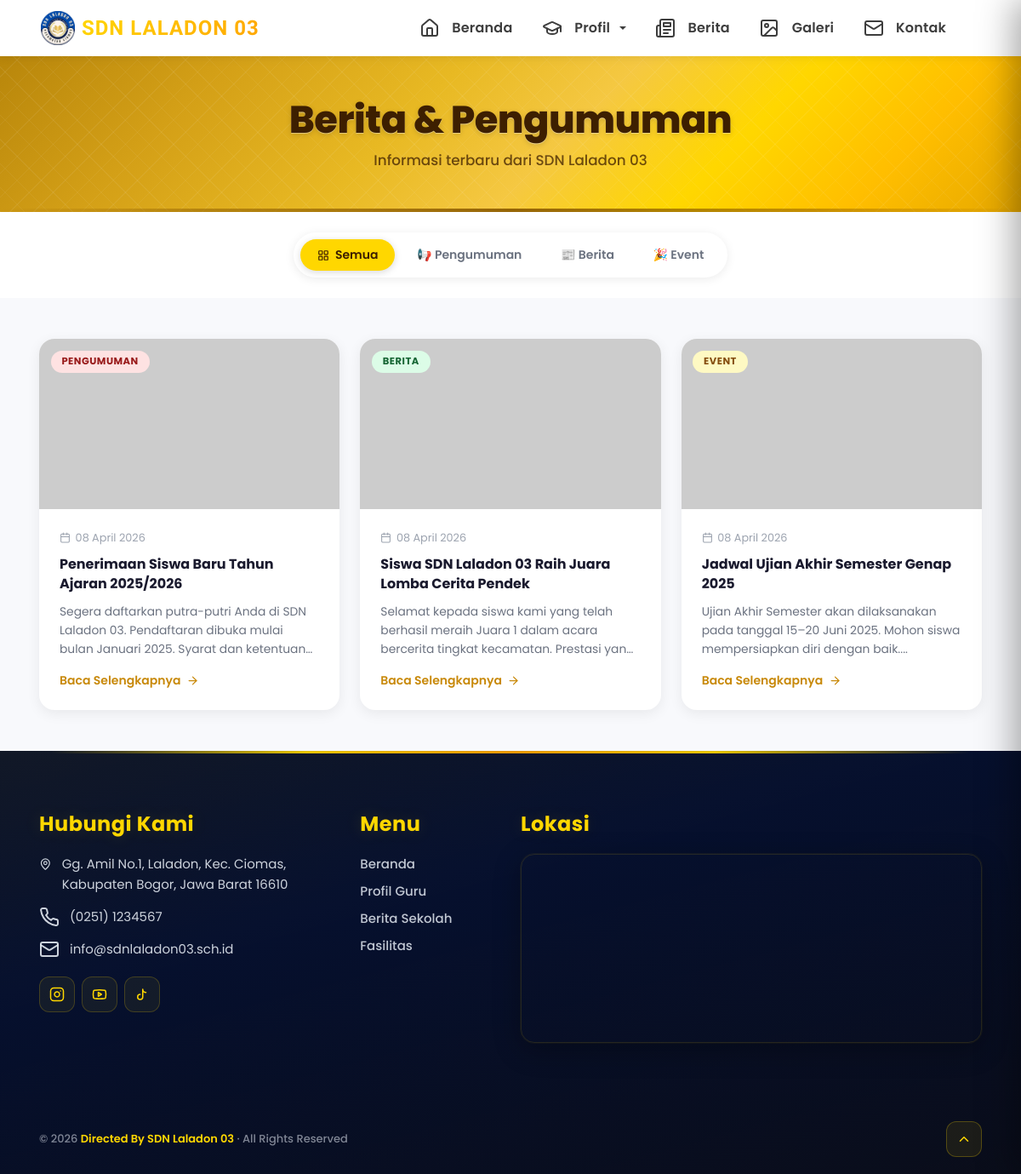
The page /laladon/berita.php on the database its author committed.
### tables this page shows
CREATE TABLE IF NOT EXISTS announcements (
    id           INT AUTO_INCREMENT PRIMARY KEY,
    title        VARCHAR(255) NOT NULL,
    content      TEXT NOT NULL,
    category     ENUM('pengumuman', 'berita', 'event') DEFAULT 'pengumuman',
    image        VARCHAR(255) DEFAULT 'https://placehold.co/600x400/34495e/ffffff?text=Berita',
    is_published TINYINT(1) DEFAULT 1,
    created_at   TIMESTAMP DEFAULT CURRENT_TIMESTAMP
);

### laladon/berita.php (the view, shortened to what this page needs)
<?php
include 'koneksi.php';
include 'header.php';
$category_filter = isset($_GET['category']) ? mysqli_real_escape_string($koneksi, $_GET['category']) : '';
if ($category_filter) {
    $query = "SELECT * FROM announcements WHERE is_published=1 AND category='$category_filter' ORDER BY created_at DESC";
} else {
    $query = "SELECT * FROM announcements WHERE is_published=1 ORDER BY created_at DESC";
}
$result = mysqli_query($koneksi, $query);
function getCatClass($cat) {
    return match($cat) {
        'pengumuman' => 'pengumuman',
        'berita'     => 'berita',
        'event'      => 'event',
        default      => 'berita'
    };
}
function getCatLabel($cat) {
    return match($cat) {
        'pengumuman' => 'Pengumuman',
        'berita'     => 'Berita',
        'event'      => 'Event',
        default      => 'Berita'
    };
}
?>
<section class="page-header">
    <div class="container">
        <div class="row py-5">
            <div class="col-12 text-center">
                <h1 class="page-header-title">Berita & Pengumuman</h1>
                <p class="page-header-subtitle">Informasi terbaru dari SDN Laladon 03</p>
            </div>
        </div>
    </div>
</section>
<section class="py-4 bg-white">
    <div class="container">
        <div class="text-center">
            <div class="news-filter-bar">
                <a href="berita.php" class="news-filter-btn <?php echo !$category_filter ? 'active' : ''; ?>">
                    <i data-lucide="layout-grid" style="width:14px;height:14px;display:inline-block;vertical-align:middle;margin-right:4px;"></i> Semua
                </a>
                <a href="berita.php?category=pengumuman" class="news-filter-btn <?php echo $category_filter == 'pengumuman' ? 'active' : ''; ?>">
                    📢 Pengumuman
                </a>
                <a href="berita.php?category=berita" class="news-filter-btn <?php echo $category_filter == 'berita' ? 'active' : ''; ?>">
                    📰 Berita
                </a>
                <a href="berita.php?category=event" class="news-filter-btn <?php echo $category_filter == 'event' ? 'active' : ''; ?>">
                    🎉 Event
                </a>
            </div>
        </div>
    </div>
</section>
<section class="py-5" style="background-color:#f8f9fc;">
    <div class="container">
        <?php if (mysqli_num_rows($result) > 0): ?>
            <div class="row g-4">
                <?php
                $delay = 1;
                while ($row = mysqli_fetch_assoc($result)):
                    $cat_class = getCatClass($row['category']);
                    $cat_label = getCatLabel($row['category']);
                ?>
                <div class="col-md-6 col-lg-4 fade-delay-<?php echo min($delay, 4); ?>">
                    <div class="news-card-modern">
                        <div class="img-wrap">
                            <img src="<?php echo htmlspecialchars($row['image']); ?>" alt="<?php echo htmlspecialchars($row['title']); ?>">
                            <span class="news-cat-badge <?php echo $cat_class; ?>"><?php echo $cat_label; ?></span>
                        </div>
                        <div class="news-card-content">
                            <div class="news-card-date">
                                <i data-lucide="calendar" style="width:13px;height:13px;"></i>
                                <?php echo date('d F Y', strtotime($row['created_at'])); ?>
                            </div>
                            <h5 class="news-card-title"><?php echo htmlspecialchars($row['title']); ?></h5>
                            <p class="news-card-excerpt"><?php echo htmlspecialchars(substr(strip_tags($row['content']), 0, 120)); ?>...</p>
                            <a href="berita_detail.php?id=<?php echo $row['id']; ?>" class="news-read-more">
                                Baca Selengkapnya
                                <i data-lucide="arrow-right" style="width:15px;height:15px;"></i>
                            </a>
                        </div>
                    </div>
                </div>
                <?php
                    $delay++;
                endwhile;
                ?>
            </div>
        <?php endif; ?>
    </div>
</section>
<?php include 'footer.php'; ?>

### laladon/css/main.css (style rules this page uses)
:root { --gold: #FFD700; --gold-dark: #FFA500; --gold-deep: #e6a800; --gold-amber: #c8890a; --navy: #1a1a2e; --navy-mid: #16213e; --dark-text: #3d1f00; --gray-light: #f8f9fa; --gray-mid: #6b7280; --gray-border: #f3f4f6; --shadow-sm: 0 2px 10px rgba(0,0,0,0.08); --shadow-md: 0 4px 20px rgba(0,0,0,0.08); --shadow-lg: 0 16px 40px rgba(0,0,0,0.12); --transition-base: 0.3s ease; --transition-fast: 0.2s ease; }
html { scroll-behavior: smooth; }
body { font-family: 'Poppins', sans-serif; background-color: var(--gray-light); overflow-x: hidden; }
img { max-width: 100%; height: auto; display: block; }
section { margin: 0; padding: 0; }
.page-header { position: relative; overflow: hidden; background: linear-gradient(135deg, #b8860b 0%, #d4a017 20%, #e8b923 40%, #f5c842 55%, var(--gold) 70%, #ffbe00 85%, var(--gold-deep) 100% ); color: var(--dark-text); padding: 0; }
.page-header::before { content: ''; position: absolute; inset: 0; background-image: repeating-linear-gradient( 45deg, rgba(255, 255, 255, 0.06) 0px, rgba(255, 255, 255, 0.06) 1px, transparent 1px, transparent 20px ), repeating-linear-gradient( -45deg, rgba(255, 255, 255, 0.06) 0px, rgba(255, 255, 255, 0.06) 1px, transparent 1px, transparent 20px ); pointer-events: none; }
.page-header::after { content: ''; position: absolute; bottom: 0; left: 0; width: 100%; height: 4px; background: linear-gradient(90deg, transparent 0%, rgba(139, 90, 0, 0.5) 20%, rgba(139, 90, 0, 0.9) 50%, rgba(139, 90, 0, 0.5) 80%, transparent 100% ); }
.page-header .container { position: relative; z-index: 2; }
.page-header-title { font-size: clamp(1.8rem, 4vw, 2.8rem); font-weight: 800; color: var(--dark-text); margin-bottom: 0.5rem; text-shadow: 0 1px 0 rgba(255, 255, 255, 0.4), 0 2px 6px rgba(0, 0, 0, 0.15); letter-spacing: -0.5px; }
.page-header-subtitle { font-size: 1.05rem; font-weight: 500; color: rgba(61, 31, 0, 0.75); margin-bottom: 0; }
.news-filter-bar { background: #fff; border-radius: 50px; padding: 0.5rem; display: inline-flex; gap: 0.35rem; box-shadow: 0 2px 12px rgba(0,0,0,0.08); flex-wrap: wrap; justify-content: center; }
.news-filter-btn { border: none; border-radius: 50px; padding: 0.5rem 1.25rem; font-size: 0.875rem; font-weight: 600; cursor: pointer; transition: all 0.25s ease; text-decoration: none; color: var(--gray-mid); background: transparent; }
.news-filter-btn.active { background: var(--gold); color: var(--dark-text); box-shadow: 0 2px 8px rgba(0,0,0,0.15); }
.news-card-modern { background: #fff; border-radius: 18px; overflow: hidden; box-shadow: 0 4px 16px rgba(0,0,0,0.07); transition: transform var(--transition-base), box-shadow var(--transition-base); height: 100%; display: flex; flex-direction: column; }
.news-card-modern .img-wrap { position: relative; overflow: hidden; height: 200px; flex-shrink: 0; }
.news-card-modern .img-wrap img { width: 100%; height: 100%; object-fit: cover; transition: transform 0.4s; }
.news-cat-badge { position: absolute; top: 0.85rem; left: 0.85rem; font-size: 0.72rem; font-weight: 700; padding: 0.3rem 0.8rem; border-radius: 50px; letter-spacing: 0.5px; text-transform: uppercase; }
.news-cat-badge.pengumuman { background: #fee2e2; color: #991b1b; }
.news-cat-badge.berita { background: #dcfce7; color: #166534; }
.news-cat-badge.event { background: #fef9c3; color: #854d0e; }
.news-card-content { padding: 1.5rem; display: flex; flex-direction: column; flex: 1; }
.news-card-date { font-size: 0.8rem; color: #9ca3af; display: flex; align-items: center; gap: 0.35rem; margin-bottom: 0.6rem; }
.news-card-title { font-size: 1rem; font-weight: 700; color: var(--navy); line-height: 1.45; margin-bottom: 0.6rem; display: -webkit-box; -webkit-line-clamp: 2; line-clamp: 2; -webkit-box-orient: vertical; overflow: hidden; }
.news-card-excerpt { font-size: 0.865rem; color: var(--gray-mid); line-height: 1.6; flex: 1; display: -webkit-box; -webkit-line-clamp: 3; line-clamp: 3; -webkit-box-orient: vertical; overflow: hidden; margin-bottom: 1rem; }
.news-read-more { display: inline-flex; align-items: center; gap: 0.4rem; font-size: 0.875rem; font-weight: 600; color: var(--gold-amber); text-decoration: none; margin-top: auto; transition: gap var(--transition-fast); }

### laladon/css/responsive.css (style rules this page uses)
.container, .container-fluid { width: 100%; padding-left: 1rem; padding-right: 1rem; box-sizing: border-box; }
section { overflow-x: hidden; }

### rows shown on the page
announcements: category "PENGUMUMAN", created_at "08 April 2026", title "Penerimaan Siswa Baru Tahun Ajaran 2025/2026", content "Segera daftarkan putra-putri Anda di SDN Laladon 03. Pendaftaran dibuka mulai bulan Januari 2025. Syarat dan…"
announcements: category "BERITA", created_at "08 April 2026", title "Siswa SDN Laladon 03 Raih Juara Lomba Cerita Pendek", content "Selamat kepada siswa kami yang telah berhasil meraih Juara 1 dalam acara bercerita tingkat kecamatan. Prestasi…"
announcements: category "EVENT", created_at "08 April 2026", title "Jadwal Ujian Akhir Semester Genap 2025", content "Ujian Akhir Semester akan dilaksanakan pada tanggal 15–20 Juni 2025. Mohon siswa mempersiapkan diri dengan baik."
